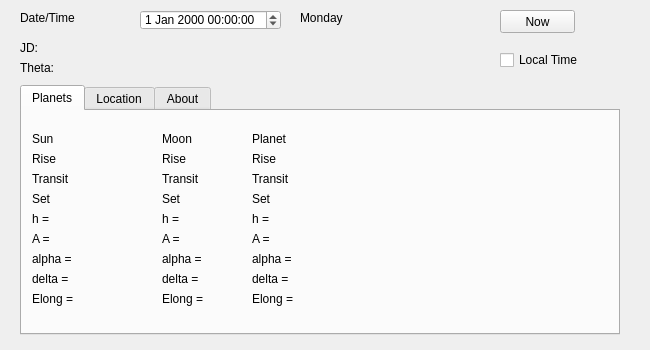
<?xml version="1.0" encoding="UTF-8"?>
<ui version="4.0">
 <class>AstroCalculator</class>
 <widget class="QWidget" name="AstroCalculator">
  <property name="geometry">
   <rect>
    <x>0</x>
    <y>0</y>
    <width>650</width>
    <height>350</height>
   </rect>
  </property>
  <property name="windowTitle">
   <string>Astro Calculator</string>
  </property>
  <widget class="QTabWidget" name="tabWidget">
   <property name="geometry">
    <rect>
     <x>20</x>
     <y>85</y>
     <width>600</width>
     <height>250</height>
    </rect>
   </property>
   <property name="currentIndex">
    <number>0</number>
   </property>
   <widget class="QWidget" name="PlanetsTab">
    <attribute name="title">
     <string>Planets</string>
    </attribute>
    <widget class="QLabel" name="PlanetAzimuth">
     <property name="geometry">
      <rect>
       <x>230</x>
       <y>120</y>
       <width>350</width>
       <height>16</height>
      </rect>
     </property>
     <property name="sizePolicy">
      <sizepolicy hsizetype="Preferred" vsizetype="Preferred">
       <horstretch>0</horstretch>
       <verstretch>0</verstretch>
      </sizepolicy>
     </property>
     <property name="text">
      <string>A =</string>
     </property>
    </widget>
    <widget class="QLabel" name="PlanetTransitTime">
     <property name="geometry">
      <rect>
       <x>230</x>
       <y>60</y>
       <width>350</width>
       <height>16</height>
      </rect>
     </property>
     <property name="text">
      <string>Transit</string>
     </property>
    </widget>
    <widget class="QLabel" name="PlanetSetTime">
     <property name="geometry">
      <rect>
       <x>230</x>
       <y>80</y>
       <width>350</width>
       <height>16</height>
      </rect>
     </property>
     <property name="sizePolicy">
      <sizepolicy hsizetype="Preferred" vsizetype="Preferred">
       <horstretch>0</horstretch>
       <verstretch>0</verstretch>
      </sizepolicy>
     </property>
     <property name="text">
      <string>Set</string>
     </property>
    </widget>
    <widget class="QLabel" name="PlanetRightAscension">
     <property name="geometry">
      <rect>
       <x>230</x>
       <y>140</y>
       <width>350</width>
       <height>16</height>
      </rect>
     </property>
     <property name="sizePolicy">
      <sizepolicy hsizetype="Preferred" vsizetype="Preferred">
       <horstretch>0</horstretch>
       <verstretch>0</verstretch>
      </sizepolicy>
     </property>
     <property name="text">
      <string>alpha = </string>
     </property>
    </widget>
    <widget class="QLabel" name="PlanetAltitude">
     <property name="geometry">
      <rect>
       <x>230</x>
       <y>100</y>
       <width>350</width>
       <height>16</height>
      </rect>
     </property>
     <property name="sizePolicy">
      <sizepolicy hsizetype="Preferred" vsizetype="Preferred">
       <horstretch>0</horstretch>
       <verstretch>0</verstretch>
      </sizepolicy>
     </property>
     <property name="text">
      <string>h = </string>
     </property>
    </widget>
    <widget class="QLabel" name="PlanetRiseTime">
     <property name="geometry">
      <rect>
       <x>230</x>
       <y>40</y>
       <width>350</width>
       <height>16</height>
      </rect>
     </property>
     <property name="text">
      <string>Rise</string>
     </property>
    </widget>
    <widget class="QLabel" name="PlanetDeclination">
     <property name="geometry">
      <rect>
       <x>230</x>
       <y>160</y>
       <width>350</width>
       <height>16</height>
      </rect>
     </property>
     <property name="sizePolicy">
      <sizepolicy hsizetype="Preferred" vsizetype="Preferred">
       <horstretch>0</horstretch>
       <verstretch>0</verstretch>
      </sizepolicy>
     </property>
     <property name="text">
      <string>delta =</string>
     </property>
    </widget>
    <widget class="QLabel" name="PlanetLabel">
     <property name="geometry">
      <rect>
       <x>230</x>
       <y>20</y>
       <width>350</width>
       <height>16</height>
      </rect>
     </property>
     <property name="text">
      <string>Planet</string>
     </property>
    </widget>
    <widget class="QLabel" name="PlanetElongation">
     <property name="geometry">
      <rect>
       <x>230</x>
       <y>180</y>
       <width>350</width>
       <height>16</height>
      </rect>
     </property>
     <property name="sizePolicy">
      <sizepolicy hsizetype="Preferred" vsizetype="Preferred">
       <horstretch>0</horstretch>
       <verstretch>0</verstretch>
      </sizepolicy>
     </property>
     <property name="text">
      <string>Elong =</string>
     </property>
    </widget>
    <widget class="QLabel" name="MoonRiseTime">
     <property name="geometry">
      <rect>
       <x>140</x>
       <y>40</y>
       <width>80</width>
       <height>16</height>
      </rect>
     </property>
     <property name="text">
      <string>Rise</string>
     </property>
    </widget>
    <widget class="QLabel" name="MoonAltitude">
     <property name="geometry">
      <rect>
       <x>140</x>
       <y>100</y>
       <width>80</width>
       <height>16</height>
      </rect>
     </property>
     <property name="sizePolicy">
      <sizepolicy hsizetype="Preferred" vsizetype="Preferred">
       <horstretch>0</horstretch>
       <verstretch>0</verstretch>
      </sizepolicy>
     </property>
     <property name="text">
      <string>h = </string>
     </property>
    </widget>
    <widget class="QLabel" name="MoonDeclination">
     <property name="geometry">
      <rect>
       <x>140</x>
       <y>160</y>
       <width>80</width>
       <height>16</height>
      </rect>
     </property>
     <property name="sizePolicy">
      <sizepolicy hsizetype="Preferred" vsizetype="Preferred">
       <horstretch>0</horstretch>
       <verstretch>0</verstretch>
      </sizepolicy>
     </property>
     <property name="text">
      <string>delta =</string>
     </property>
    </widget>
    <widget class="QLabel" name="MoonTransitTime">
     <property name="geometry">
      <rect>
       <x>140</x>
       <y>60</y>
       <width>80</width>
       <height>16</height>
      </rect>
     </property>
     <property name="text">
      <string>Transit</string>
     </property>
    </widget>
    <widget class="QLabel" name="MoonRightAscension">
     <property name="geometry">
      <rect>
       <x>140</x>
       <y>140</y>
       <width>80</width>
       <height>16</height>
      </rect>
     </property>
     <property name="sizePolicy">
      <sizepolicy hsizetype="Preferred" vsizetype="Preferred">
       <horstretch>0</horstretch>
       <verstretch>0</verstretch>
      </sizepolicy>
     </property>
     <property name="text">
      <string>alpha = </string>
     </property>
    </widget>
    <widget class="QLabel" name="MoonAzimuth">
     <property name="geometry">
      <rect>
       <x>140</x>
       <y>120</y>
       <width>80</width>
       <height>16</height>
      </rect>
     </property>
     <property name="sizePolicy">
      <sizepolicy hsizetype="Preferred" vsizetype="Preferred">
       <horstretch>0</horstretch>
       <verstretch>0</verstretch>
      </sizepolicy>
     </property>
     <property name="text">
      <string>A =</string>
     </property>
    </widget>
    <widget class="QLabel" name="MoonSetTime">
     <property name="geometry">
      <rect>
       <x>140</x>
       <y>80</y>
       <width>80</width>
       <height>16</height>
      </rect>
     </property>
     <property name="sizePolicy">
      <sizepolicy hsizetype="Preferred" vsizetype="Preferred">
       <horstretch>0</horstretch>
       <verstretch>0</verstretch>
      </sizepolicy>
     </property>
     <property name="text">
      <string>Set</string>
     </property>
    </widget>
    <widget class="QLabel" name="MoonLabel">
     <property name="geometry">
      <rect>
       <x>140</x>
       <y>20</y>
       <width>80</width>
       <height>16</height>
      </rect>
     </property>
     <property name="text">
      <string>Moon</string>
     </property>
    </widget>
    <widget class="QLabel" name="MoonElongation">
     <property name="geometry">
      <rect>
       <x>140</x>
       <y>180</y>
       <width>80</width>
       <height>16</height>
      </rect>
     </property>
     <property name="sizePolicy">
      <sizepolicy hsizetype="Preferred" vsizetype="Preferred">
       <horstretch>0</horstretch>
       <verstretch>0</verstretch>
      </sizepolicy>
     </property>
     <property name="text">
      <string>Elong =</string>
     </property>
    </widget>
    <widget class="QLabel" name="SunRiseTime">
     <property name="geometry">
      <rect>
       <x>10</x>
       <y>40</y>
       <width>120</width>
       <height>16</height>
      </rect>
     </property>
     <property name="text">
      <string>Rise</string>
     </property>
    </widget>
    <widget class="QLabel" name="SunRightAscension">
     <property name="geometry">
      <rect>
       <x>10</x>
       <y>140</y>
       <width>120</width>
       <height>16</height>
      </rect>
     </property>
     <property name="sizePolicy">
      <sizepolicy hsizetype="Preferred" vsizetype="Preferred">
       <horstretch>0</horstretch>
       <verstretch>0</verstretch>
      </sizepolicy>
     </property>
     <property name="text">
      <string>alpha = </string>
     </property>
    </widget>
    <widget class="QLabel" name="SunAltitude">
     <property name="geometry">
      <rect>
       <x>10</x>
       <y>100</y>
       <width>120</width>
       <height>16</height>
      </rect>
     </property>
     <property name="sizePolicy">
      <sizepolicy hsizetype="Preferred" vsizetype="Preferred">
       <horstretch>0</horstretch>
       <verstretch>0</verstretch>
      </sizepolicy>
     </property>
     <property name="text">
      <string>h = </string>
     </property>
    </widget>
    <widget class="QLabel" name="SunAzimuth">
     <property name="geometry">
      <rect>
       <x>10</x>
       <y>120</y>
       <width>120</width>
       <height>16</height>
      </rect>
     </property>
     <property name="sizePolicy">
      <sizepolicy hsizetype="Preferred" vsizetype="Preferred">
       <horstretch>0</horstretch>
       <verstretch>0</verstretch>
      </sizepolicy>
     </property>
     <property name="text">
      <string>A =</string>
     </property>
    </widget>
    <widget class="QLabel" name="SunTransitTime">
     <property name="geometry">
      <rect>
       <x>10</x>
       <y>60</y>
       <width>120</width>
       <height>16</height>
      </rect>
     </property>
     <property name="text">
      <string>Transit</string>
     </property>
    </widget>
    <widget class="QLabel" name="SunDeclination">
     <property name="geometry">
      <rect>
       <x>10</x>
       <y>160</y>
       <width>120</width>
       <height>16</height>
      </rect>
     </property>
     <property name="sizePolicy">
      <sizepolicy hsizetype="Preferred" vsizetype="Preferred">
       <horstretch>0</horstretch>
       <verstretch>0</verstretch>
      </sizepolicy>
     </property>
     <property name="text">
      <string>delta =</string>
     </property>
    </widget>
    <widget class="QLabel" name="SunSetTime">
     <property name="geometry">
      <rect>
       <x>10</x>
       <y>80</y>
       <width>120</width>
       <height>16</height>
      </rect>
     </property>
     <property name="sizePolicy">
      <sizepolicy hsizetype="Preferred" vsizetype="Preferred">
       <horstretch>0</horstretch>
       <verstretch>0</verstretch>
      </sizepolicy>
     </property>
     <property name="text">
      <string>Set</string>
     </property>
    </widget>
    <widget class="QLabel" name="SunLabel">
     <property name="geometry">
      <rect>
       <x>10</x>
       <y>20</y>
       <width>120</width>
       <height>16</height>
      </rect>
     </property>
     <property name="text">
      <string>Sun</string>
     </property>
    </widget>
    <widget class="QLabel" name="SunElongation">
     <property name="geometry">
      <rect>
       <x>10</x>
       <y>180</y>
       <width>120</width>
       <height>16</height>
      </rect>
     </property>
     <property name="sizePolicy">
      <sizepolicy hsizetype="Preferred" vsizetype="Preferred">
       <horstretch>0</horstretch>
       <verstretch>0</verstretch>
      </sizepolicy>
     </property>
     <property name="text">
      <string>Elong =</string>
     </property>
    </widget>
   </widget>
   <widget class="QWidget" name="LocationTab">
    <attribute name="title">
     <string>Location</string>
    </attribute>
    <widget class="QDoubleSpinBox" name="longitudeInput">
     <property name="geometry">
      <rect>
       <x>90</x>
       <y>40</y>
       <width>75</width>
       <height>22</height>
      </rect>
     </property>
     <property name="decimals">
      <number>4</number>
     </property>
     <property name="minimum">
      <double>-180.000000000000000</double>
     </property>
     <property name="maximum">
      <double>180.000000000000000</double>
     </property>
     <property name="value">
      <double>-4.950000000000000</double>
     </property>
    </widget>
    <widget class="QLabel" name="Longitude">
     <property name="geometry">
      <rect>
       <x>10</x>
       <y>40</y>
       <width>70</width>
       <height>13</height>
      </rect>
     </property>
     <property name="text">
      <string>Longitude</string>
     </property>
    </widget>
    <widget class="QComboBox" name="citySelection">
     <property name="geometry">
      <rect>
       <x>10</x>
       <y>100</y>
       <width>150</width>
       <height>22</height>
      </rect>
     </property>
     <property name="currentIndex">
      <number>0</number>
     </property>
     <item>
      <property name="text">
       <string>Turnhout</string>
      </property>
     </item>
     <item>
      <property name="text">
       <string>Ukkel</string>
      </property>
     </item>
     <item>
      <property name="text">
       <string>Utrecht</string>
      </property>
     </item>
    </widget>
    <widget class="QLabel" name="Latitude">
     <property name="geometry">
      <rect>
       <x>10</x>
       <y>70</y>
       <width>70</width>
       <height>13</height>
      </rect>
     </property>
     <property name="text">
      <string>Latitude</string>
     </property>
    </widget>
    <widget class="QDoubleSpinBox" name="latitudeInput">
     <property name="geometry">
      <rect>
       <x>90</x>
       <y>70</y>
       <width>75</width>
       <height>22</height>
      </rect>
     </property>
     <property name="decimals">
      <number>4</number>
     </property>
     <property name="minimum">
      <double>-90.000000000000000</double>
     </property>
     <property name="maximum">
      <double>90.000000000000000</double>
     </property>
     <property name="value">
      <double>51.320000000000000</double>
     </property>
    </widget>
   </widget>
   <widget class="QWidget" name="AboutTab">
    <attribute name="title">
     <string>About</string>
    </attribute>
    <widget class="QTextBrowser" name="textBrowser">
     <property name="geometry">
      <rect>
       <x>20</x>
       <y>10</y>
       <width>501</width>
       <height>151</height>
      </rect>
     </property>
     <property name="html">
      <string>&lt;!DOCTYPE HTML PUBLIC &quot;-//W3C//DTD HTML 4.0//EN&quot; &quot;http://www.w3.org/TR/REC-html40/strict.dtd&quot;&gt;
&lt;html&gt;&lt;head&gt;&lt;meta name=&quot;qrichtext&quot; content=&quot;1&quot; /&gt;&lt;style type=&quot;text/css&quot;&gt;
p, li { white-space: pre-wrap; }
&lt;/style&gt;&lt;/head&gt;&lt;body style=&quot; font-family:'Ubuntu'; font-size:9pt; font-weight:400; font-style:normal;&quot;&gt;
&lt;p style=&quot;-qt-paragraph-type:empty; margin-top:0px; margin-bottom:0px; margin-left:0px; margin-right:0px; -qt-block-indent:0; text-indent:0px;&quot;&gt;&lt;br /&gt;&lt;/p&gt;&lt;/body&gt;&lt;/html&gt;</string>
     </property>
    </widget>
   </widget>
  </widget>
  <widget class="QPushButton" name="NowButton">
   <property name="geometry">
    <rect>
     <x>500</x>
     <y>10</y>
     <width>75</width>
     <height>23</height>
    </rect>
   </property>
   <property name="text">
    <string>Now</string>
   </property>
  </widget>
  <widget class="QLabel" name="WeekdayLabel">
   <property name="geometry">
    <rect>
     <x>300</x>
     <y>10</y>
     <width>75</width>
     <height>16</height>
    </rect>
   </property>
   <property name="text">
    <string>Monday</string>
   </property>
  </widget>
  <widget class="astroDateTime" name="dateTimeEdit">
   <property name="geometry">
    <rect>
     <x>140</x>
     <y>10</y>
     <width>141</width>
     <height>20</height>
    </rect>
   </property>
   <property name="wrapping">
    <bool>true</bool>
   </property>
  </widget>
  <widget class="QLabel" name="JDLabel">
   <property name="geometry">
    <rect>
     <x>20</x>
     <y>40</y>
     <width>140</width>
     <height>16</height>
    </rect>
   </property>
   <property name="text">
    <string>JD:</string>
   </property>
  </widget>
  <widget class="QLabel" name="dateLabel">
   <property name="geometry">
    <rect>
     <x>20</x>
     <y>10</y>
     <width>81</width>
     <height>16</height>
    </rect>
   </property>
   <property name="text">
    <string>Date/Time</string>
   </property>
  </widget>
  <widget class="QLabel" name="SiderealLabel">
   <property name="geometry">
    <rect>
     <x>20</x>
     <y>60</y>
     <width>140</width>
     <height>16</height>
    </rect>
   </property>
   <property name="text">
    <string>Theta:</string>
   </property>
  </widget>
  <widget class="QCheckBox" name="LocalTimecheckBox">
   <property name="geometry">
    <rect>
     <x>500</x>
     <y>50</y>
     <width>90</width>
     <height>20</height>
    </rect>
   </property>
   <property name="text">
    <string>Local Time</string>
   </property>
   <property name="checked">
    <bool>false</bool>
   </property>
  </widget>
 </widget>
 <customwidgets>
  <customwidget>
   <class>astroDateTime</class>
   <extends>QDateTimeEdit</extends>
   <header>astroDateTime.h</header>
  </customwidget>
 </customwidgets>
 <resources/>
 <connections>
  <connection>
   <sender>NowButton</sender>
   <signal>clicked()</signal>
   <receiver>AstroCalculator</receiver>
   <slot>setDateNow()</slot>
   <hints>
    <hint type="sourcelabel">
     <x>279</x>
     <y>163</y>
    </hint>
    <hint type="destinationlabel">
     <x>190</x>
     <y>72</y>
    </hint>
   </hints>
  </connection>
  <connection>
   <sender>dateTimeEdit</sender>
   <signal>dateTimeChanged(QDateTime)</signal>
   <receiver>AstroCalculator</receiver>
   <slot>updateAll()</slot>
   <hints>
    <hint type="sourcelabel">
     <x>140</x>
     <y>19</y>
    </hint>
    <hint type="destinationlabel">
     <x>196</x>
     <y>151</y>
    </hint>
   </hints>
  </connection>
  <connection>
   <sender>citySelection</sender>
   <signal>currentIndexChanged(int)</signal>
   <receiver>AstroCalculator</receiver>
   <slot>updateLongLat()</slot>
   <hints>
    <hint type="sourcelabel">
     <x>245</x>
     <y>160</y>
    </hint>
    <hint type="destinationlabel">
     <x>159</x>
     <y>110</y>
    </hint>
   </hints>
  </connection>
  <connection>
   <sender>latitudeInput</sender>
   <signal>valueChanged(double)</signal>
   <receiver>AstroCalculator</receiver>
   <slot>updateAll()</slot>
   <hints>
    <hint type="sourcelabel">
     <x>153</x>
     <y>193</y>
    </hint>
    <hint type="destinationlabel">
     <x>159</x>
     <y>110</y>
    </hint>
   </hints>
  </connection>
  <connection>
   <sender>longitudeInput</sender>
   <signal>valueChanged(double)</signal>
   <receiver>AstroCalculator</receiver>
   <slot>updateAll()</slot>
   <hints>
    <hint type="sourcelabel">
     <x>130</x>
     <y>150</y>
    </hint>
    <hint type="destinationlabel">
     <x>159</x>
     <y>110</y>
    </hint>
   </hints>
  </connection>
 </connections>
 <slots>
  <slot>resetDate()</slot>
  <slot>updateAll()</slot>
  <slot>updateLongLat()</slot>
  <slot>updateHorizontalCoord()</slot>
 </slots>
</ui>
